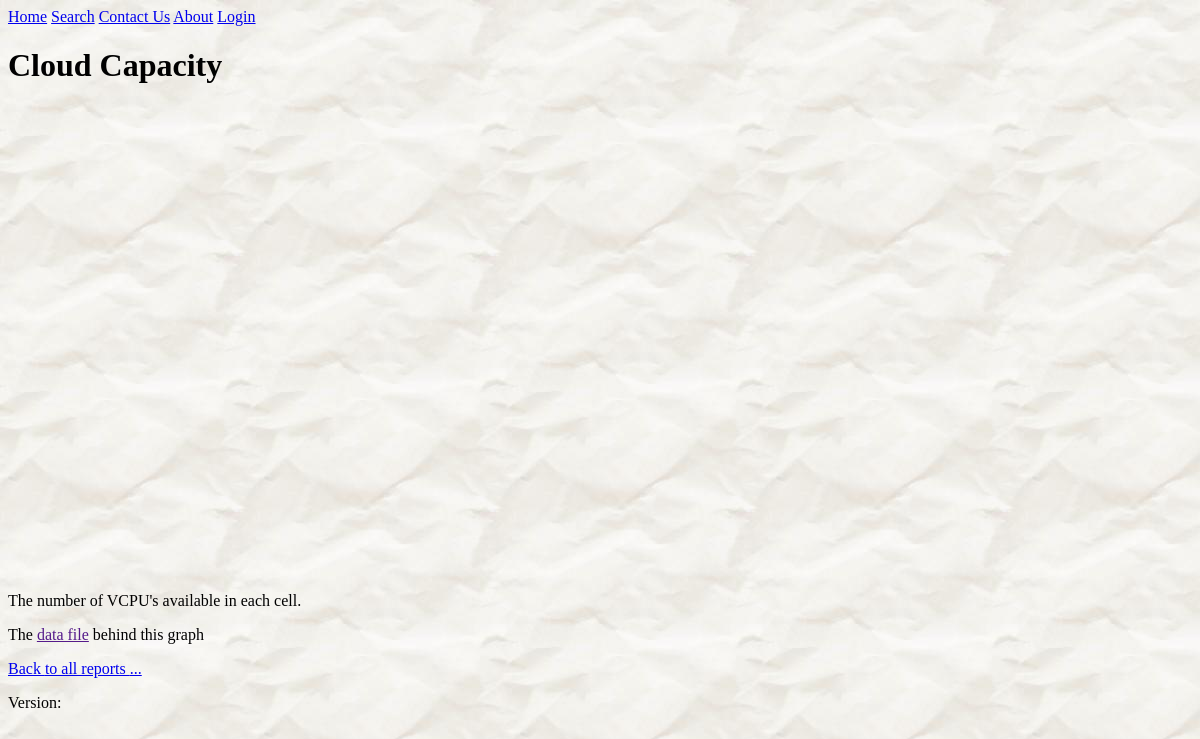
/reports/15/?set=, run on an earlier commit of the app's database.
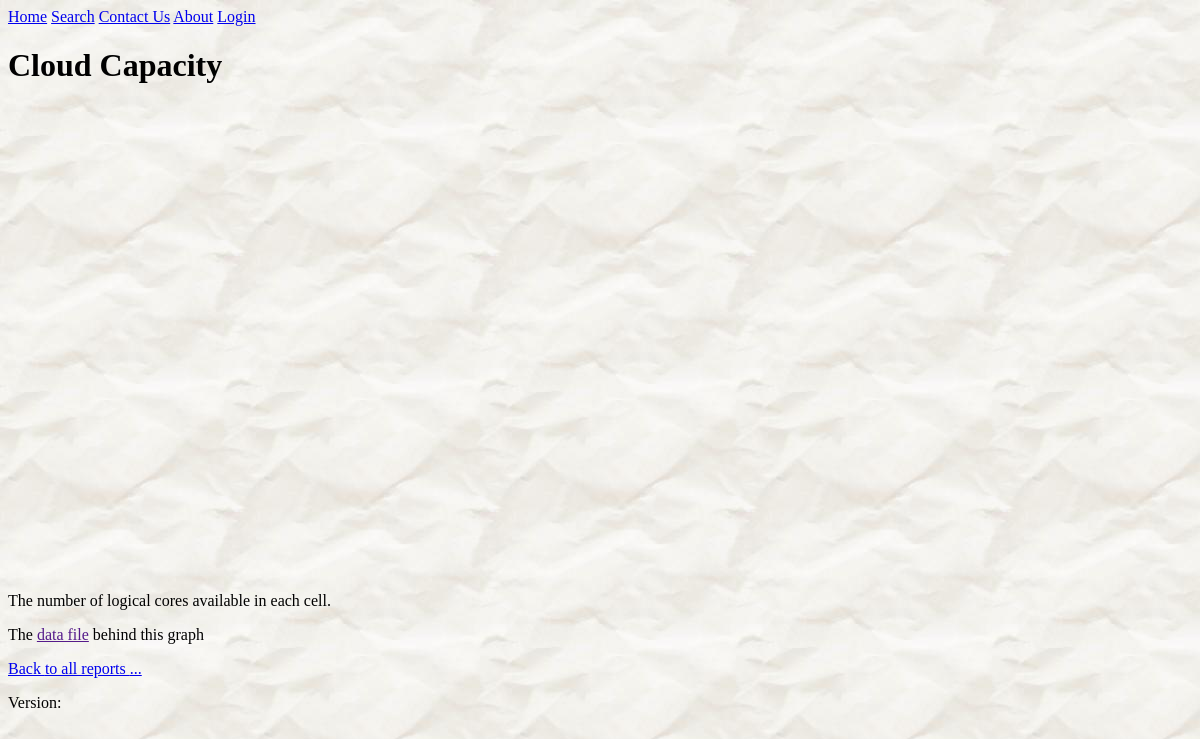
And on a later commit of the database.
### reports/models.py (models this page shows, shortened)
class Report(models.Model):
    report_title = models.CharField(max_length=100)
    pub_date = models.DateTimeField('date published')
    d3_file_name = models.CharField(max_length=100, default='.js')
    description = models.TextField(blank=True, null=True)
    def was_published_recently(self):
        """
        Return True if was published in the last day, False otherwise

        >>> import datetime
        >>> from django.utils import timezone
        >>> from reports.models import Report
        >>> future_report = Report(pub_date=timezone.now()+ datetime.timedelta(days=30), report_title="Futurama")
        >>> future_report.was_published_recently()
        False
        """
        now = timezone.now()
        return now - datetime.timedelta(days=1) <= self.pub_date <= now
    was_published_recently.admin_order_field = 'pub_date'
    was_published_recently.boolean = True
    was_published_recently.short_description = 'Published recently?'

### reports/views.py (the view)
# urls.py: url(r'^(?P<pk>[0-9]+)/$', views.DetailView.as_view(), name='detail'),
class DetailView(generic.DetailView):
    model = Report
    template_name = 'reports/details.html'
    def get_queryset(self):
        return Report.objects.filter(pub_date__lte=timezone.now())
    def get_context_data(self, **kwargs):
        result = super().get_context_data(**kwargs)
        result['debug'] = settings.DEBUG
        result['set'] = self.request.GET.get('set', '')
        return result

### reports/templates/reports/details.html (shortened to what this page needs)
{% extends 'base.html' %}
{% block header_lines %}
    {% load static %}
    <link rel="stylesheet" type="text/css" href="//cdnjs.cloudflare.com/ajax/libs/nvd3/1.8.3/nv.d3.css"/>
{% endblock %}
{% block h1 %}{{ report.report_title }}{% endblock %}
{% block content %}
    <div id="chart">
        <svg></svg>
    </div>
    <p>{{ report.description }}</p>
    {% if debug %}
        <p>The <a id="a_data" href="">data file</a> behind this graph</p>
    {% endif %}
    <a href="/reports/?set={{ set }}">Back {% if not set%}to all reports {% endif %}...</a>
{% endblock %}

What changed in the data, as far as the page shows it:
changed Report "Cloud Capacity": description "The number of VCPU's available in each cell." → "The number of logical cores available in each cell."
